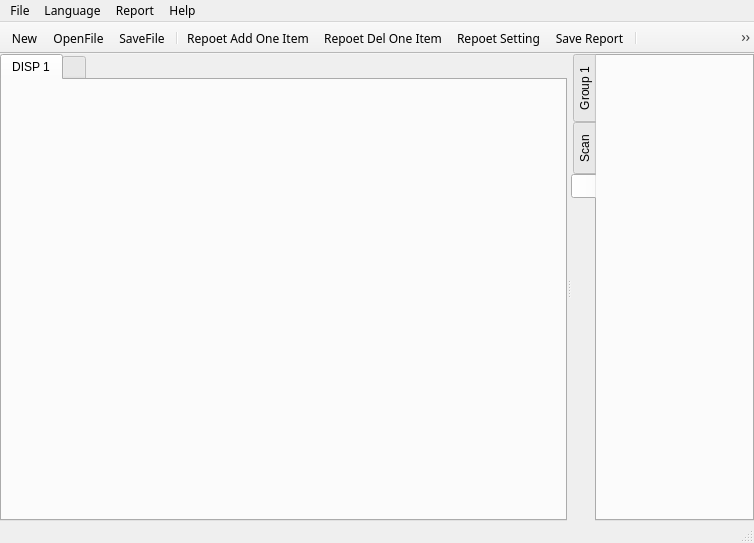
<?xml version="1.0" encoding="UTF-8"?>
<ui version="4.0">
 <class>MainWindow</class>
 <widget class="QMainWindow" name="MainWindow">
  <property name="geometry">
   <rect>
    <x>0</x>
    <y>0</y>
    <width>754</width>
    <height>543</height>
   </rect>
  </property>
  <property name="font">
   <font>
    <family>新宋体</family>
    <weight>50</weight>
    <bold>false</bold>
    <stylestrategy>PreferAntialias</stylestrategy>
   </font>
  </property>
  <property name="windowTitle">
   <string/>
  </property>
  <property name="windowIcon">
   <iconset resource="../mainwindow.qrc">
    <normaloff>:/file/resource/main/0-01.png</normaloff>:/file/resource/main/0-01.png</iconset>
  </property>
  <widget class="QWidget" name="centralwidget">
   <layout class="QGridLayout" name="gridLayout">
    <property name="leftMargin">
     <number>0</number>
    </property>
    <property name="topMargin">
     <number>0</number>
    </property>
    <property name="rightMargin">
     <number>0</number>
    </property>
    <property name="bottomMargin">
     <number>0</number>
    </property>
    <property name="spacing">
     <number>0</number>
    </property>
    <item row="0" column="0">
     <widget class="QSplitter" name="splitter">
      <property name="orientation">
       <enum>Qt::Horizontal</enum>
      </property>
      <widget class="PoppingTabWidget" name="TabWidget_display">
       <property name="baseSize">
        <size>
         <width>16</width>
         <height>16</height>
        </size>
       </property>
       <property name="font">
        <font>
         <family>Arial</family>
         <pointsize>9</pointsize>
         <weight>50</weight>
         <italic>false</italic>
         <bold>false</bold>
        </font>
       </property>
       <property name="autoFillBackground">
        <bool>false</bool>
       </property>
       <property name="tabPosition">
        <enum>QTabWidget::North</enum>
       </property>
       <property name="tabShape">
        <enum>QTabWidget::Rounded</enum>
       </property>
       <property name="currentIndex">
        <number>0</number>
       </property>
       <property name="iconSize">
        <size>
         <width>16</width>
         <height>16</height>
        </size>
       </property>
       <property name="elideMode">
        <enum>Qt::ElideLeft</enum>
       </property>
       <property name="tabsClosable">
        <bool>false</bool>
       </property>
       <widget class="DopplerViewFrame" name="Display1">
        <property name="autoFillBackground">
         <bool>false</bool>
        </property>
        <attribute name="title">
         <string>DISP 1</string>
        </attribute>
       </widget>
       <widget class="QWidget" name="AddDisplay">
        <attribute name="icon">
         <iconset resource="../mainwindow.qrc">
          <normaloff>:/file/resource/main_menu/0-36.png</normaloff>:/file/resource/main_menu/0-36.png</iconset>
        </attribute>
        <attribute name="title">
         <string/>
        </attribute>
       </widget>
      </widget>
      <widget class="PoppingTabWidget" name="TabWidget_parameter">
       <property name="sizePolicy">
        <sizepolicy hsizetype="Expanding" vsizetype="Expanding">
         <horstretch>0</horstretch>
         <verstretch>0</verstretch>
        </sizepolicy>
       </property>
       <property name="minimumSize">
        <size>
         <width>0</width>
         <height>0</height>
        </size>
       </property>
       <property name="font">
        <font>
         <family>Arial</family>
         <pointsize>9</pointsize>
         <weight>50</weight>
         <italic>false</italic>
         <bold>false</bold>
         <kerning>true</kerning>
        </font>
       </property>
       <property name="autoFillBackground">
        <bool>true</bool>
       </property>
       <property name="tabPosition">
        <enum>QTabWidget::West</enum>
       </property>
       <property name="tabShape">
        <enum>QTabWidget::Rounded</enum>
       </property>
       <property name="currentIndex">
        <number>2</number>
       </property>
       <property name="iconSize">
        <size>
         <width>16</width>
         <height>16</height>
        </size>
       </property>
       <property name="tabsClosable">
        <bool>false</bool>
       </property>
       <widget class="DopplerGroupTab" name="Group1">
        <attribute name="icon">
         <iconset resource="../mainwindow.qrc">
          <normaloff>:/file/resource/main_menu/0-27.png</normaloff>:/file/resource/main_menu/0-27.png</iconset>
        </attribute>
        <attribute name="title">
         <string>Group 1</string>
        </attribute>
       </widget>
       <widget class="InstrumentSettingWidget" name="ScanHardware">
        <attribute name="icon">
         <iconset resource="../mainwindow.qrc">
          <normaloff>:/file/resource/main_menu/0-28.png</normaloff>:/file/resource/main_menu/0-28.png</iconset>
        </attribute>
        <attribute name="title">
         <string>Scan</string>
        </attribute>
       </widget>
       <widget class="QWidget" name="GroupAdd">
        <attribute name="icon">
         <iconset resource="../mainwindow.qrc">
          <normaloff>:/file/resource/main_menu/0-36.png</normaloff>:/file/resource/main_menu/0-36.png</iconset>
        </attribute>
        <attribute name="title">
         <string/>
        </attribute>
       </widget>
      </widget>
     </widget>
    </item>
   </layout>
  </widget>
  <widget class="QMenuBar" name="menubar">
   <property name="geometry">
    <rect>
     <x>0</x>
     <y>0</y>
     <width>754</width>
     <height>23</height>
    </rect>
   </property>
   <property name="autoFillBackground">
    <bool>true</bool>
   </property>
   <widget class="QMenu" name="menuFile">
    <property name="title">
     <string>File</string>
    </property>
    <addaction name="actionNew_Config"/>
    <addaction name="actionOpen"/>
    <addaction name="separator"/>
    <addaction name="actionSave"/>
    <addaction name="separator"/>
    <addaction name="actionExit"/>
   </widget>
   <widget class="QMenu" name="menuLanguage">
    <property name="title">
     <string>Language</string>
    </property>
    <addaction name="actionEnglish"/>
    <addaction name="actionChinese"/>
   </widget>
   <widget class="QMenu" name="menuAbout">
    <property name="title">
     <string>Help</string>
    </property>
    <addaction name="actionMenu"/>
    <addaction name="actionAbout"/>
   </widget>
   <widget class="QMenu" name="menuReport">
    <property name="title">
     <string>Report</string>
    </property>
    <addaction name="actionReport_PreView"/>
    <addaction name="actionSaveReport"/>
   </widget>
   <addaction name="menuFile"/>
   <addaction name="menuLanguage"/>
   <addaction name="menuReport"/>
   <addaction name="menuAbout"/>
  </widget>
  <widget class="QStatusBar" name="statusbar">
   <property name="autoFillBackground">
    <bool>true</bool>
   </property>
  </widget>
  <widget class="QToolBar" name="toolBar">
   <property name="sizePolicy">
    <sizepolicy hsizetype="Preferred" vsizetype="Fixed">
     <horstretch>0</horstretch>
     <verstretch>0</verstretch>
    </sizepolicy>
   </property>
   <property name="minimumSize">
    <size>
     <width>0</width>
     <height>32</height>
    </size>
   </property>
   <property name="windowTitle">
    <string>toolBar</string>
   </property>
   <property name="movable">
    <bool>false</bool>
   </property>
   <attribute name="toolBarArea">
    <enum>TopToolBarArea</enum>
   </attribute>
   <attribute name="toolBarBreak">
    <bool>false</bool>
   </attribute>
   <addaction name="actionNew"/>
   <addaction name="actionOpenFile"/>
   <addaction name="actionSaveFile"/>
   <addaction name="separator"/>
   <addaction name="actionRepoet_Add_One_Item"/>
   <addaction name="actionRepoet_Del_One_Item"/>
   <addaction name="actionRepoet_Setting"/>
   <addaction name="actionSave_Report"/>
   <addaction name="separator"/>
   <addaction name="actionTOFD_LW_Straitening"/>
   <addaction name="actionTOFD_BW_Straitening"/>
   <addaction name="actionTOFD_LW_Removal"/>
   <addaction name="actionTOFD_SAFT"/>
   <addaction name="separator"/>
   <addaction name="actionTOFD_Repeal"/>
   <addaction name="actionTOFD_Redo"/>
   <addaction name="separator"/>
   <addaction name="actionTOFD_Length_Measurement"/>
   <addaction name="actionTOFD_Height_Measurement"/>
   <addaction name="actionTOFD_Depth_Measurement"/>
   <addaction name="actionSave_Defect"/>
   <addaction name="separator"/>
   <addaction name="actionLanguage"/>
   <addaction name="separator"/>
   <addaction name="actionScreenShot"/>
  </widget>
  <action name="actionNew_Config">
   <property name="checkable">
    <bool>true</bool>
   </property>
   <property name="text">
    <string>New File</string>
   </property>
  </action>
  <action name="actionOpen">
   <property name="checkable">
    <bool>true</bool>
   </property>
   <property name="text">
    <string>Open File</string>
   </property>
  </action>
  <action name="actionSave">
   <property name="checkable">
    <bool>true</bool>
   </property>
   <property name="text">
    <string>Save File</string>
   </property>
  </action>
  <action name="actionClose">
   <property name="text">
    <string>Close File</string>
   </property>
  </action>
  <action name="actionOpen_Scan_Data">
   <property name="text">
    <string>Open Scan Data</string>
   </property>
  </action>
  <action name="actionExit">
   <property name="checkable">
    <bool>true</bool>
   </property>
   <property name="text">
    <string>Exit</string>
   </property>
  </action>
  <action name="actionEnglish">
   <property name="checkable">
    <bool>true</bool>
   </property>
   <property name="text">
    <string>English</string>
   </property>
  </action>
  <action name="actionChinese">
   <property name="checkable">
    <bool>true</bool>
   </property>
   <property name="text">
    <string>Chinese</string>
   </property>
  </action>
  <action name="actionJapanese">
   <property name="checkable">
    <bool>true</bool>
   </property>
   <property name="text">
    <string>Japanese</string>
   </property>
  </action>
  <action name="actionKorean">
   <property name="checkable">
    <bool>true</bool>
   </property>
   <property name="enabled">
    <bool>false</bool>
   </property>
   <property name="text">
    <string>Korean</string>
   </property>
  </action>
  <action name="actionMenu">
   <property name="enabled">
    <bool>false</bool>
   </property>
   <property name="text">
    <string>Help</string>
   </property>
  </action>
  <action name="actionAbout">
   <property name="enabled">
    <bool>true</bool>
   </property>
   <property name="text">
    <string>About</string>
   </property>
  </action>
  <action name="actionReport_Format">
   <property name="text">
    <string>Report Format</string>
   </property>
  </action>
  <action name="actionReport_PreView">
   <property name="text">
    <string>Report PreView</string>
   </property>
  </action>
  <action name="actionSaveReport">
   <property name="text">
    <string>Save </string>
   </property>
  </action>
  <action name="actionOpenFile">
   <property name="icon">
    <iconset resource="../mainwindow.qrc">
     <normaloff>:/file/resource/toolbar/0-02.png</normaloff>:/file/resource/toolbar/0-02.png</iconset>
   </property>
   <property name="text">
    <string>OpenFile</string>
   </property>
   <property name="toolTip">
    <string>Open</string>
   </property>
  </action>
  <action name="actionNew">
   <property name="icon">
    <iconset resource="../mainwindow.qrc">
     <normaloff>:/file/resource/toolbar/0-01.png</normaloff>:/file/resource/toolbar/0-01.png</iconset>
   </property>
   <property name="text">
    <string>New</string>
   </property>
   <property name="toolTip">
    <string>New</string>
   </property>
  </action>
  <action name="actionSaveFile">
   <property name="icon">
    <iconset resource="../mainwindow.qrc">
     <normaloff>:/file/resource/toolbar/0-03.png</normaloff>:/file/resource/toolbar/0-03.png</iconset>
   </property>
   <property name="text">
    <string>SaveFile</string>
   </property>
   <property name="toolTip">
    <string>Save</string>
   </property>
  </action>
  <action name="actionRepoet_Add_One_Item">
   <property name="icon">
    <iconset resource="../mainwindow.qrc">
     <normaloff>:/file/resource/toolbar/0-04.png</normaloff>:/file/resource/toolbar/0-04.png</iconset>
   </property>
   <property name="text">
    <string>Repoet Add One Item</string>
   </property>
   <property name="toolTip">
    <string>Repoet Add One Item</string>
   </property>
  </action>
  <action name="actionRepoet_Del_One_Item">
   <property name="icon">
    <iconset resource="../mainwindow.qrc">
     <normaloff>:/file/resource/toolbar/0-05.png</normaloff>:/file/resource/toolbar/0-05.png</iconset>
   </property>
   <property name="text">
    <string>Repoet Del One Item</string>
   </property>
   <property name="toolTip">
    <string>Repoet Del One Item</string>
   </property>
  </action>
  <action name="actionRepoet_Setting">
   <property name="icon">
    <iconset resource="../mainwindow.qrc">
     <normaloff>:/file/resource/toolbar/0-06.png</normaloff>:/file/resource/toolbar/0-06.png</iconset>
   </property>
   <property name="text">
    <string>Repoet Setting</string>
   </property>
   <property name="toolTip">
    <string>Repoet Setting</string>
   </property>
  </action>
  <action name="actionSave_Report">
   <property name="icon">
    <iconset resource="../mainwindow.qrc">
     <normaloff>:/file/resource/toolbar/0-07.png</normaloff>:/file/resource/toolbar/0-07.png</iconset>
   </property>
   <property name="text">
    <string>Save Report</string>
   </property>
   <property name="toolTip">
    <string>Save Report</string>
   </property>
  </action>
  <action name="actionTOFD_LW_Straitening">
   <property name="icon">
    <iconset resource="../mainwindow.qrc">
     <normaloff>:/file/resource/toolbar/0-10.png</normaloff>:/file/resource/toolbar/0-10.png</iconset>
   </property>
   <property name="text">
    <string>TOFD LW Straitening</string>
   </property>
   <property name="toolTip">
    <string>TOFD LW Straitening</string>
   </property>
  </action>
  <action name="actionTOFD_BW_Straitening">
   <property name="icon">
    <iconset resource="../mainwindow.qrc">
     <normaloff>:/file/resource/toolbar/0-11.png</normaloff>:/file/resource/toolbar/0-11.png</iconset>
   </property>
   <property name="text">
    <string>TOFD BW Straitening</string>
   </property>
   <property name="toolTip">
    <string>TOFD BW Straitening</string>
   </property>
  </action>
  <action name="actionTOFD_LW_Removal">
   <property name="icon">
    <iconset resource="../mainwindow.qrc">
     <normaloff>:/file/resource/toolbar/0-12.png</normaloff>:/file/resource/toolbar/0-12.png</iconset>
   </property>
   <property name="text">
    <string>TOFD LW Removal</string>
   </property>
   <property name="toolTip">
    <string>TOFD LW Removal</string>
   </property>
  </action>
  <action name="actionTOFD_SAFT">
   <property name="icon">
    <iconset resource="../mainwindow.qrc">
     <normaloff>:/file/resource/toolbar/0-13.png</normaloff>:/file/resource/toolbar/0-13.png</iconset>
   </property>
   <property name="text">
    <string>TOFD SAFT</string>
   </property>
   <property name="toolTip">
    <string>TOFD SAFT</string>
   </property>
  </action>
  <action name="actionTOFD_Repeal">
   <property name="icon">
    <iconset resource="../mainwindow.qrc">
     <normaloff>:/file/resource/toolbar/0-14.png</normaloff>:/file/resource/toolbar/0-14.png</iconset>
   </property>
   <property name="text">
    <string>TOFD Repeal</string>
   </property>
   <property name="toolTip">
    <string>TOFD Repeal</string>
   </property>
  </action>
  <action name="actionTOFD_Redo">
   <property name="icon">
    <iconset resource="../mainwindow.qrc">
     <normaloff>:/file/resource/toolbar/0-15.png</normaloff>:/file/resource/toolbar/0-15.png</iconset>
   </property>
   <property name="text">
    <string>TOFD Redo</string>
   </property>
   <property name="toolTip">
    <string>TOFD Redo</string>
   </property>
  </action>
  <action name="actionTOFD_Length_Measurement">
   <property name="icon">
    <iconset resource="../mainwindow.qrc">
     <normaloff>:/file/resource/toolbar/0-16.png</normaloff>:/file/resource/toolbar/0-16.png</iconset>
   </property>
   <property name="text">
    <string>TOFD Length Measurement</string>
   </property>
   <property name="toolTip">
    <string>TOFD Length Measurement</string>
   </property>
  </action>
  <action name="actionTOFD_Height_Measurement">
   <property name="icon">
    <iconset resource="../mainwindow.qrc">
     <normaloff>:/file/resource/toolbar/0-17.png</normaloff>:/file/resource/toolbar/0-17.png</iconset>
   </property>
   <property name="text">
    <string>TOFD Height Measurement</string>
   </property>
   <property name="toolTip">
    <string>TOFD Height Measurement</string>
   </property>
  </action>
  <action name="actionTOFD_Depth_Measurement">
   <property name="icon">
    <iconset resource="../mainwindow.qrc">
     <normaloff>:/file/resource/toolbar/0-18.png</normaloff>:/file/resource/toolbar/0-18.png</iconset>
   </property>
   <property name="text">
    <string>TOFD Depth Measurement</string>
   </property>
   <property name="toolTip">
    <string>TOFD Depth Measurement</string>
   </property>
  </action>
  <action name="actionSave_Defect">
   <property name="icon">
    <iconset resource="../mainwindow.qrc">
     <normaloff>:/file/resource/toolbar/0-19.png</normaloff>:/file/resource/toolbar/0-19.png</iconset>
   </property>
   <property name="text">
    <string>Save Defect</string>
   </property>
   <property name="toolTip">
    <string>Save Defect</string>
   </property>
  </action>
  <action name="actionLanguage">
   <property name="icon">
    <iconset resource="../mainwindow.qrc">
     <normaloff>:/file/resource/toolbar/0-20.png</normaloff>:/file/resource/toolbar/0-20.png</iconset>
   </property>
   <property name="text">
    <string>Language</string>
   </property>
   <property name="toolTip">
    <string>CH/EN</string>
   </property>
  </action>
  <action name="actionScreenShot">
   <property name="icon">
    <iconset resource="../mainwindow.qrc">
     <normaloff>:/file/resource/toolbar/0-21.png</normaloff>:/file/resource/toolbar/0-21.png</iconset>
   </property>
   <property name="text">
    <string>ScreenShot</string>
   </property>
   <property name="toolTip">
    <string>ScreenShot</string>
   </property>
  </action>
 </widget>
 <customwidgets>
  <customwidget>
   <class>PoppingTabWidget</class>
   <extends>QTabWidget</extends>
   <header location="global">ui/PoppingTabWidget.h</header>
   <container>1</container>
  </customwidget>
  <customwidget>
   <class>DopplerGroupTab</class>
   <extends>QWidget</extends>
   <header location="global">ui/DopplerGroupTab.h</header>
   <container>1</container>
  </customwidget>
  <customwidget>
   <class>DopplerViewFrame</class>
   <extends>QWidget</extends>
   <header location="global">ui/DopplerViewFrame.h</header>
   <container>1</container>
  </customwidget>
  <customwidget>
   <class>InstrumentSettingWidget</class>
   <extends>QWidget</extends>
   <header location="global">ui/InstrumentSettingWidget.h</header>
   <container>1</container>
  </customwidget>
 </customwidgets>
 <resources>
  <include location="../mainwindow.qrc"/>
 </resources>
 <connections/>
</ui>
